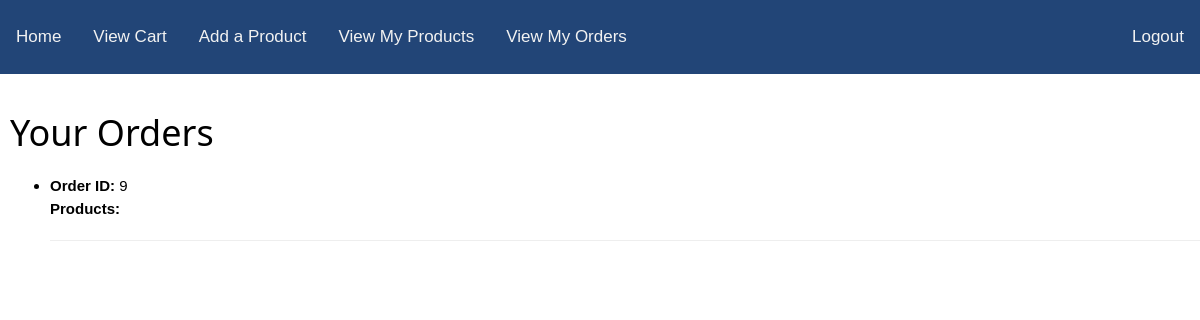
The page /view-orders/ (signed in) on the database as committed earlier.
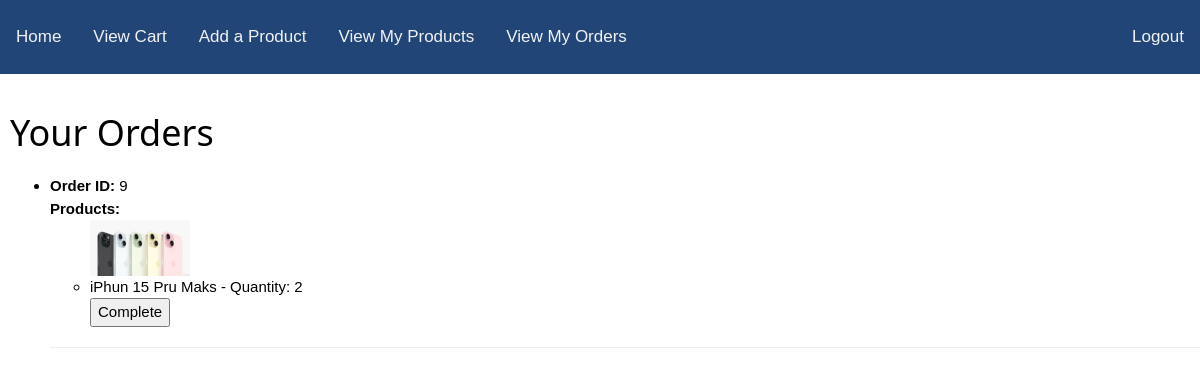
The same page on the database as committed later.
### main/models.py (models this page shows, shortened)
class Order(models.Model):
    user = models.ForeignKey(User, on_delete=models.CASCADE)
    products = models.ManyToManyField(Product, through='OrderItem')

class OrderItem(models.Model):
    order = models.ForeignKey(Order, on_delete=models.CASCADE)
    product = models.ForeignKey(Product, on_delete=models.CASCADE)
    quantity = models.PositiveIntegerField(default=1)
    complete = models.BooleanField(default=False)

class Product(models.Model):
    user = models.ForeignKey(User, on_delete=models.CASCADE, null=True)
    name = models.CharField(max_length=100)
    price = models.DecimalField(max_digits=10, decimal_places=2)
    image = models.ImageField(upload_to='products/', null=True, blank=True)

### main/views.py (the view)
# urls.py: urls.path('view-orders/', views.view_orders, name='view_orders'),
def view_orders(request):
    user = request.user
    orders = Order.objects.filter(user=user)
    return render(request, 'orders.html', {'orders': orders})

### main/templates/orders.html (shortened to what this page needs)
{% extends 'nav.html' %}
{% block content %}
    <h1>Your Orders</h1>
    {% if orders %}
        <ul>
            {% for order in orders %}
                <li>
                    <strong>Order ID:</strong> {{ order.id }}<br>
                    <strong>Products:</strong>
                    <ul>
                        {% for order_item in order.orderitem_set.all %}
                            <img src='{{ order_item.product.image.url }}' style='width: 100px; height: auto;'>
                            <li>{{ order_item.product.name }} - Quantity: {{ order_item.quantity }}</li>
                            {% if order_item.complete %}
                                <li><strong>Status:</strong> Completed</li>
                            {% else %}
                                <form action="{% url 'complete_order' order_item.id %}" method="post">
                                    <input type="submit" value="Complete">
                                </form>
                            {%  endif %}
                        {% endfor %}
                    </ul>
                </li>
                <hr>
            {% endfor %}
        </ul>
    {% else %}
        <p>You have no orders yet.</p>
    {% endif %}
{% endblock %}

Rows that differ between the two databases and show on the page:
added OrderItem: product.image (picture), product.name "iPhun 15 Pru Maks", quantity "2"
